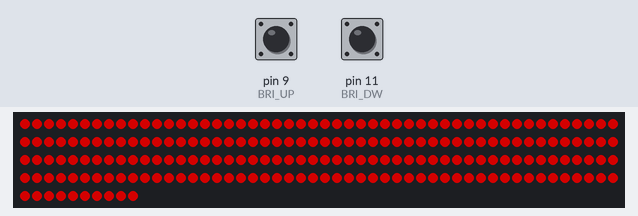
A sketch run on a simulated Arduino Uno, built with avr-gcc and run on an emulated ATmega328P. On the bench: 210 RGB LEDs in strip order, left to right, continuing on the next row. The test bench sets the inputs (shaded band); at power-on: pin 9 (BRI_UP) HIGH, pin 11 (BRI_DW) HIGH. Dim RGB values are drawn brighter than linear; colours are those a GRB WS2812 strip shows for the declared byte order; what the sketch prints to the serial monitor is not drawn.

1.3 s: pin 9 (BRI_UP) pulled LOW for 0.15 s
Above: at 2.09 s.
4.4 s: pin 11 (BRI_DW) pulled LOW for 0.15 s
7.5 s: pin 11 (BRI_DW) pulled LOW for 1 s
Timing chart, 0 to 10.5 s (numbered marks = the images above; inputs shaded):
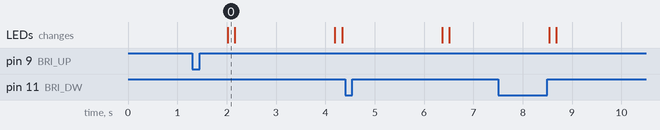

The sketch:

bike-pole-2018.ino
```cpp
#include "FastLED.h"

// How many leds in your strip?
#define NUM_LEDS 210
#define LINE 70

// Use CLOCK_PIN for apa102 type of LED strips
#define DATA_PIN 7
//#define CLOCK_PIN 13

// Define the array of leds
CRGB leds[NUM_LEDS];

// Button pins for up and down
#define BRI_UP 9
#define BRI_DW 11

// Global Brightness
const uint8_t brightnessCount = 5;
uint8_t brightnessMap[brightnessCount] = { 16, 32, 64, 128, 255 };
uint8_t briLevel = 2;
uint8_t position = 0;

struct Leds {
  int o;
  int p;
  int q;
};
typedef struct Leds Leds;

void setup() {
  Serial.begin(57600);
  Serial.println("resetting");
  LEDS.addLeds<WS2812, DATA_PIN, RGB>(leds, NUM_LEDS);
  LEDS.setBrightness(brightnessMap[briLevel]);

  pinMode(BRI_UP, INPUT_PULLUP);
  digitalWrite(BRI_UP, HIGH);
  pinMode(BRI_DW, INPUT_PULLUP);
  digitalWrite(BRI_DW, HIGH);
}

void fadeall() {
  for (int i = 0; i < NUM_LEDS; i++) {
    leds[i].nscale8(200);
  }
}
static uint8_t hue = 0;

void loop() {
  // First slide the led in one direction
  CheckButtons();
  // Bounce();
  Flash();
  FastLED.show();
}
bool direction = true;

int timeToFlash = 2000;
int lastFlash;
int now = millis();

void Flash()
{
  now = millis();
  if (now - timeToFlash > lastFlash)
  {
    Blink();
    lastFlash = millis();
  }
}

void Bounce()
{
  fadeall();
  SetPixel(position, CHSV(hue++, 255, 255));
  // if direction == true, we are going up
  if (direction == true)
  {
    if (position == LINE - 1)
    {
      direction = false;
      position--;
    } else {
      position++;
    }
  } else {
    if (position == 0)
    {
      direction = true;
      position++;
    } else {
      position--;
    }
  }
}

int millisBtwnPushes = 100;
int lastPush = 0;
int lastUpState = HIGH;
int lastDwState = HIGH;
// int now = millis();
int upState;
int dwState;

void CheckButtons()
{
  now = millis();
  upState = digitalRead(BRI_UP);
  dwState = digitalRead(BRI_DW);
  if (upState == lastUpState && dwState == lastDwState) return;
  if (upState != lastUpState && upState == LOW)
  {
    if (now - millisBtwnPushes > lastPush)
    {
      if (briLevel < 4)
      {
        briLevel += 1;
      }
      else
      {
        Blink();
      }
    }
    lastPush = millis();
    Serial.println("up");
    lastUpState = upState;
    Serial.println(briLevel);
  } else {
    lastUpState = upState;
  }
  if (dwState != lastDwState && dwState == LOW)
  {
    if (now - millisBtwnPushes > lastPush)
    {
      if (briLevel > 0)
      {
        briLevel -= 1;
      }
      else
      {
        Blink();
      }
    }
    lastPush = millis();
    Serial.println("down");
    lastDwState = dwState;
    Serial.println(briLevel);
  } else {
    lastDwState = dwState;
  }
  LEDS.setBrightness(brightnessMap[briLevel]);
}

int lastBlink = 0;
int timeToBlink = 50;

void Blink()
{
  for (int j = 0; j < 2; j++)
  {
    for (int i = 0; i < LINE; i++)
    {
      SetPixel(i, CHSV(96, 255, 255));
    }
    FastLED.show();
    delay(10);
    for (int i = 0; i < LINE; i++)
    {
      SetPixel(i, CHSV(0, 0, 0));
    }
    delay(50);
    FastLED.show();
  }
}

Leds X(int pos)
{
  Leds leds;
  if (pos < 30)
  {
    leds.o = pos;
    leds.p = 60 - pos - 1;
    leds.q = pos + 60;
  }
  if (pos >= 30)
  {
    leds.o = pos + 60;
    leds.p = 200 - pos - 1;
    leds.q = pos + 140;
  }
  return leds;
}

void SetPixel(int i, CHSV chsv)
{
  Leds l;
  l = X(i);
  leds[l.o] = leds[l.p] = leds[l.q] = chsv;
}
```

Measured:
- after the input at 1.3 s, the LEDs: change after 0.72 s (image 0)
